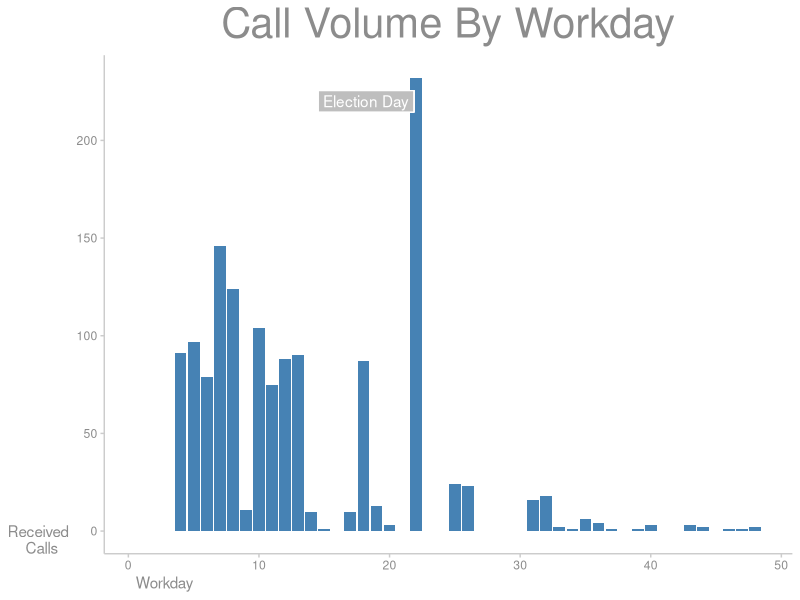

Reproduce this figure in R. (Note: this script raises an error after producing the figure.)
# Load tidyverse
library(tidyverse)

# Import CSV of final numbers
raw <- read_csv('BOEProductivity.csv')
raw <- as_tibble(raw)

# Modify for plotting
calls <- raw
calls$InboundCalls <- calls$InboundCalls %>% replace_na(0)
calls %>%
  mutate(highlight_flag = ifelse(Day == "20", T, F))

# Plot Inbound Calls
ggplot(calls, aes(x=Day, y=InboundCalls)) +
  theme_classic() +
  geom_bar(stat="identity", fill="steelblue") +
  geom_label(label = "Election Day", x = 18.2, y = 220,
             label.padding = unit(0.25, "lines"), # Rectangle size around label
             label.r = unit(0, "lines"),
             label.size = 0.35,
             color = "white",
             fill="grey",
             inherit.aes = TRUE) +
  labs(y = "Received \n Calls",
       title = "Call Volume By Workday", x = "Workday") +
  theme(axis.title.y = element_text(angle = 0, vjust = 0, color = "grey55"),
        axis.title.x = element_text(hjust = 0.05, color = "grey55"),
        plot.title = element_text(hjust = 0.5, color = "grey55", size = 30),
        axis.line = element_line(color = "grey80"),
        axis.ticks = element_line(color = "grey80"),
        axis.text = element_text(color = "grey55"))
  

----
ggplot(calls, aes(x=Day, y=InboundCalls)) +
  theme_classic() +
  geom_bar(stat="identity", fill="steelblue") +
  geom_label(label = "Election Day", x = 18.2, y = 220,
             label.padding = unit(0.25, "lines"), # Rectangle size around label
             label.r = unit(0, "lines"),
             label.size = 0.35,
             color = "white",
             fill="grey",
             inherit.aes = TRUE) +
  labs(y = "Received \n Calls",
       title = "Call Volume By Workday", x = "Workday") +
  theme(axis.title.y = element_text(angle = 0, vjust = 0, color = "grey55"),
        axis.title.x = element_text(hjust = 0.05, color = "grey55"),
        plot.title = element_text(hjust = 0.5, color = "grey55", size = 30),
        axis.line = element_line(color = "grey80"),
        axis.ticks = element_line(color = "grey80"),
        axis.text = element_text(color = "grey55"))
